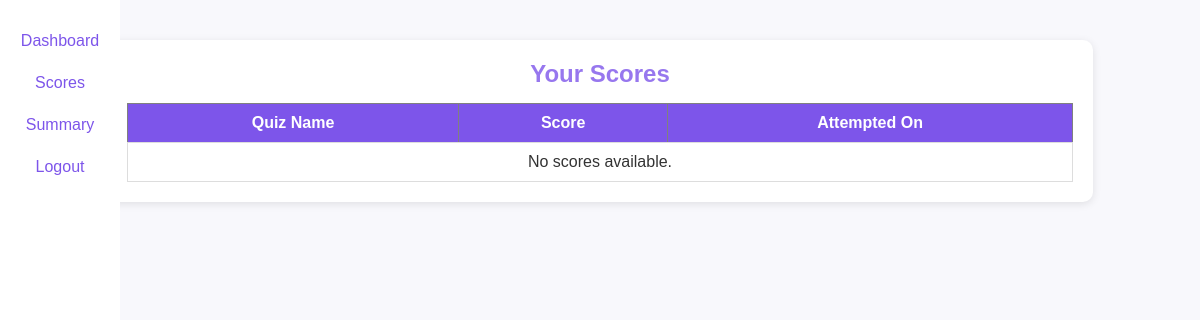
Page /scores (signed in) on the earlier database version.
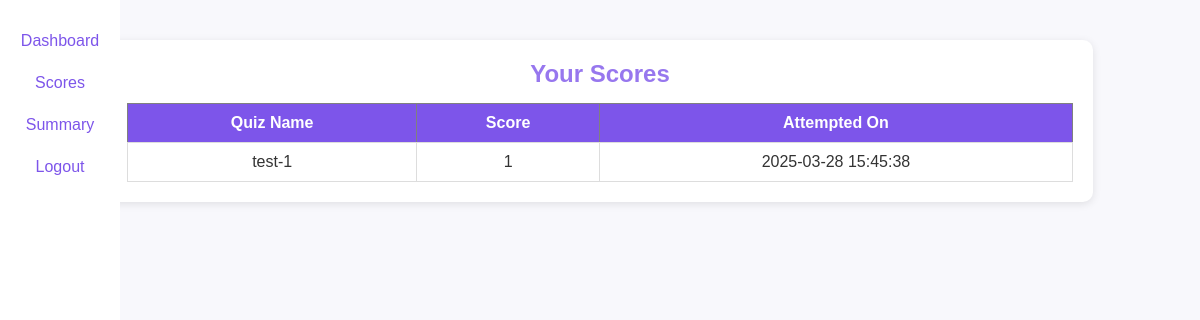
Same page on the later database version.
### tables this page shows
CREATE TABLE SCORES (
        id INTEGER PRIMARY KEY AUTOINCREMENT,
        quiz_id INTEGER NOT NULL,
        user_id INTEGER NOT NULL,
        total_scored INTEGER,
        timestamp DATETIME DEFAULT CURRENT_TIMESTAMP,  
        FOREIGN KEY (quiz_id) REFERENCES QUIZES(id) ON DELETE CASCADE,
        FOREIGN KEY (user_id) REFERENCES USERS(id) ON DELETE CASCADE
    );

CREATE TABLE QUIZES(
    id INTEGER PRIMARY KEY AUTOINCREMENT,
    quiz_name TEXT NOT NULL,
    chapter_id INTEGER NOT NULL,
    date TEXT NOT NULL,
    duration INTEGER NOT NULL,
    FOREIGN KEY(chapter_id) REFERENCES CHAPTERS(id) on DELETE CASCADE ON UPDATE CASCADE
    );

### controllers/user.py (the view)
@user_bp.route('/scores')
def user_scores():
    if 'user_id' not in session:
        return redirect(url_for('auth.login'))
    conn = get_db_connection()
    cursor = conn.cursor()
    cursor.execute('''
        SELECT SCORES.id, QUIZES.quiz_name, SCORES.total_scored, SCORES.timestamp
        FROM SCORES
        JOIN QUIZES ON SCORES.quiz_id = QUIZES.id
        WHERE SCORES.user_id = ?
        ORDER BY SCORES.timestamp DESC
    ''', (session['user_id'],))
    scores = cursor.fetchall()
    conn.close()
    return render_template('user/user_scores.html', scores=scores)

### models/setup_db.py (called while the page is built)
def get_db_connection():
    try:
        conn = sqlite3.connect(DB_PATH)
        conn.execute("PRAGMA foreign_keys = ON;")
        return conn
    except sqlite3.Error as e:
        print(f"❌ Database connection failed: {e}")
        return None

### templates/user/user_scores.html (shortened to what this page needs)
<!DOCTYPE html>
<html lang="en">
<head>
    <link rel="stylesheet" href="{{ url_for('static', filename='user_home.css') }}">
</head>
<body>
    <nav class="nav">
        <div class="nav-left">
            <a href="{{ url_for('user.user_dashboard') }}"><button class="nav-button">Dashboard</button></a>
            <a href="{{ url_for('user.user_scores') }}"><button class="nav-button">Scores</button></a>
            <a href="{{ url_for('user.user_summary') }}"><button class="nav-button">Summary</button></a>
            <a href="{{ url_for('auth.logout') }}"><button class="nav-button">Logout</button></a>
        </div>
    </nav>
    <div class="container">
        <h2>Your Scores</h2>
        <table border="1">
            <thead>
                <tr>
                    <th>Quiz Name</th>
                    <th>Score</th>
                    <th>Attempted On</th>
                </tr>
            </thead>
            <tbody>
                {% for score in scores %}
                <tr>
                    <td>{{ score[1] }}</td>
                    <td>{{ score[2] }}</td>
                    <td>{{ score[3] }}</td>
                </tr>
                {% else %}
                <tr>
                    <td colspan="3">No scores available.</td>
                </tr>
                {% endfor %}
            </tbody>
        </table>
    </div>
</body>
</html>

Differences in the rows shown:
added SCORES: quiz_name "test-1", total_scored "1", timestamp "2025-03-28 15:45:38"
Other differences:
text no longer shown: "No scores available."
